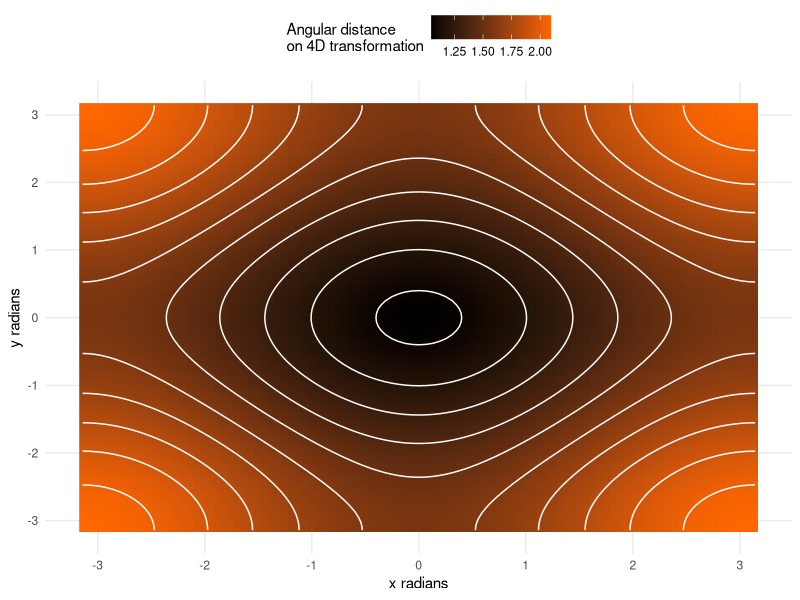
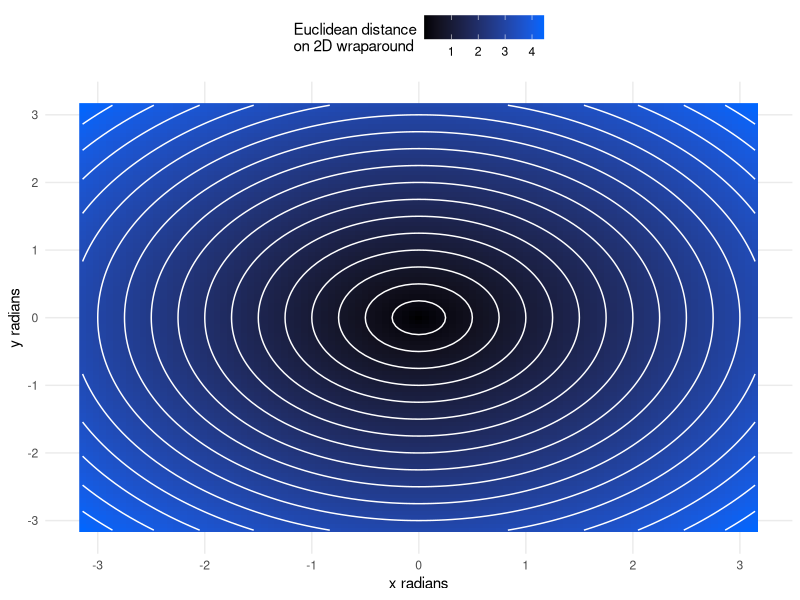

The R script that drew these images, in order:
library(tidyverse)
library(car)
# Compare Euclidean to angular

## Later realized error. Radius wasn't multiplied by 2, but by then I had a simpler visualization to tell the story.
# angular <- function(v1, v2) {
#   radius = 9/(2*pi)
#   v1 <- c(cos(v1[1]/radius), sin(v1[1]/radius), cos(v1[2]/radius), sin(v1[2]/radius))
#   v2 <- c(cos(v2[1]/radius), sin(v2[1]/radius), cos(v2[2]/radius), sin(v2[2]/radius))
#   # print(v1)
#   # print(v2)
#   return(acos((v1 %*% v2)/((2*radius^2)))*radius)
# }
# 
# dist(rbind(c(-2,0), c(0,2)))
# 
# plot(x=c(-2,0), y=c(0,2), xlim = c(-2,2), ylim = c(-2,2), pch = 16, xlab = "", ylab = "", main = "Segment of 2D wraparound with period of 9 (-4.5 to 4.5)")
# lines(x=c(-2,0), y=c(0,2), col = 'blue', lwd = 2)
# text(x=-1.15, y=1.45, labels = 'Euclidean = 2.828', col = 'blue', cex = 0.8)
# text(x=-1.5, y=1.2, labels = 'PseudoAnglular = 2.006', col = 'blue', cex = 0.8)
# points(x=-2, y=-2, pch = 16)
# lines(x=c(-2,-2), y=c(0,-2), col = 'red', lwd = 2)
# text(x=-1.62, y=-0.85, labels = 'Euclidean = 2', col = 'red', cex = 0.8)
# text(x=-1.36, y=-1.15, labels = 'PseudoAnglular = 1.378', col = 'red', cex = 0.8)
# points(x = 2, y = 0, pch = 16)
# lines(x=c(-2,2),y=c(0,0),lwd=2,col='green')
# text(x=-0.8, y=0.2, labels = 'Euclidean = 4', col = 'green', cex = 0.8)
# text(x=0.4, y=0.2, labels = 'PseudoAnglular = 2.208', col = 'green', cex = 0.8)
# points(x = 2, y = 1, pch = 16)
# lines(x=c(0,2),y=c(2,1),lwd=2,col='brown')
# text(x=0.35, y=1.5, labels = 'Euclidean = 2.236', col = 'brown', cex = 0.8)
# text(x=0.7, y=1.2, labels = 'PseudoAnglular = 1.569', col = 'brown', cex = 0.8)
# points(x = 2, y = -1, pch = 16)
# lines(x=c(2,2),y=c(0,-1),lwd=2,col='blue')
# text(x=1.6, y=-0.25, labels = 'Euclidean = 1', col = 'blue', cex = 0.8)
# text(x=1.35, y=-0.5, labels = 'PseudoAnglular = 0.765', col = 'blue', cex = 0.8)
# points(x = 1, y = -2, pch = 16)
# lines(x=c(1,2),y=c(-2,-1),lwd=2,col='red')
# text(x=1.1, y=-1.25, labels = 'Euclidean = 1.414', col = 'red', cex = 0.8)
# text(x=0.75, y=-1.5, labels = 'PseudoAnglular = 1.042', col = 'red', cex = 0.8)
# 
# df <- data.frame(leg1 = c(2,2,4,2,1,1,4.5,3,2.5,4,4,4.5,4,4,3,4.5,2.75,5,6),
#                  leg2 = c(2,0,0,1,0,1,0,3,2.5,4,3,4.5,1,2,1,2.25,0,0,0),
#                  pseudo = c(angular(c(-2,0), c(0,2))[1],
#                             angular(c(-2,0), c(-2,-2))[1],
#                             angular(c(-2,0), c(2,0))[1],
#                             angular(c(0,2),c(2,1))[1],
#                             angular(c(2,0),c(2,-1))[1],
#                             angular(c(1,-2),c(2,-1))[1],
#                             angular(c(0,0),c(0,4.5))[1],
#                             angular(c(0,0),c(3,3))[1],
#                             angular(c(0,0),c(2.5,2.5))[1],
#                             angular(c(0,0),c(4,3))[1],
#                             angular(c(0,0),c(4,4))[1],
#                             angular(c(0,0),c(4.5,4.5))[1],
#                             angular(c(0,0),c(4,1))[1],
#                             angular(c(0,0),c(4,2))[1],
#                             angular(c(0,0),c(3,1))[1],
#                             angular(c(0,0),c(4.5,2.25))[1],
#                             angular(c(0,0),c(2.75,0))[1],
#                             angular(c(0,0),c(5,0))[1],
#                             angular(c(0,0),c(6,0))[1]),
#                  euclid = c(dist(rbind(c(-2,0), c(0,2)))[1],
#                             dist(rbind(c(-2,0), c(-2,-2)))[1],
#                             dist(rbind(c(-2,0), c(2,0)))[1],
#                             dist(rbind(c(0,2),c(2,1)))[1],
#                             dist(rbind(c(2,0),c(2,-1)))[1],
#                             dist(rbind(c(1,-2),c(2,-1)))[1],
#                             dist(rbind(c(0,0),c(0,4.5)))[1],
#                             dist(rbind(c(0,0),c(3,3)))[1],
#                             dist(rbind(c(0,0),c(2.5,2.5)))[1],
#                             dist(rbind(c(0,0),c(4,3)))[1],
#                             dist(rbind(c(0,0),c(4,4)))[1],
#                             dist(rbind(c(0,0),c(4.5,4.5)))[1],
#                             dist(rbind(c(0,0),c(4,1)))[1],
#                             dist(rbind(c(0,0),c(4,2)))[1],
#                             dist(rbind(c(0,0),c(3,1)))[1],
#                             dist(rbind(c(0,0),c(4.5,2.25)))[1],
#                             dist(rbind(c(0,0),c(2.75,0)))[1],
#                             dist(rbind(c(0,0),c(5,0)))[1],
#                             dist(rbind(c(0,0),c(6,0)))[1]))
# 
# plot(leg2~leg1,df)
# 
# summary(m1 <- lm(pseudo ~ 0 + euclid, df))
# plot(pseudo ~ euclid, df, main = 'When period length is 9\ncolor intensity = short_leg / long_leg, (0 to 1)',
#      col = rgb((df$leg2/df$leg1), 0, 0), pch = 16, ylab = 'pseudo angular', xlab = 'Euclidean')
# lines(m1$fitted~df$euclid)
# plot(m1, which = 1)
# plot(m1, which = 2)
# m1$coef[1]
# 
# plot(pseudo/m1$coef[1] ~ euclid, df, main = 'When period length is 9\ncolor intensity = short_leg / long_leg, (0 to 1)',
#      col = rgb((df$leg2/df$leg1), 0, 0), pch = 16, ylab = 'scaled pseudo', xlab = 'Euclidean')
# 
# summary(m2 <- lm(pseudo ~ 0 + euclid + I(euclid^3), filter(df, leg1 == leg2)))
# summary(m3 <- lm(pseudo ~ 0 + euclid + I(euclid^3), filter(df, leg2 == 0)))
# plot(pseudo ~ euclid, df, main = 'When period length is 9\ncolor intensity = short_leg / long_leg, (0 to 1)',
#      col = rgb((df$leg2/df$leg1), 0, 0), pch = 16*(df$leg1<=4.5), ylab = 'pseudo angular', xlab = 'Euclidean')
# curve(x*m2$coef[1]+x^3*m2$coef[2], add = T)
# curve(x*m3$coef[1]+x^3*m3$coef[2], add = T)
# lines(rbind(c(6.363961, 4.1775934), c(4.500000, 2.2500000)), lty = 2)


angular <- function(v1, v2, radius = 1) {
  v1 <- c(cos(v1[1]/radius), sin(v1[1]/radius), cos(v1[2]/radius), sin(v1[2]/radius))
  v2 <- c(cos(v2[1]/radius), sin(v2[1]/radius), cos(v2[2]/radius), sin(v2[2]/radius))
  return((acos((v1 %*% v2)/((2*radius)^2))*radius)[1])
}

x <- data.frame(x = seq(-pi,pi,pi/50), binder = 0)
y <- data.frame(y = seq(-pi,pi,pi/50), binder = 0)
df2 <- select(full_join(x, y, by = 'binder'), -binder)
df2$angular <- 0
for (i in 1:nrow(df2)) {
  df2$angular[i] <- angular(c(0,0), c(df2$x[i], df2$y[i]))
}
df2 <- df2 %>% 
  mutate(euclidean = sqrt(x^2+y^2))

df2 %>% 
  ggplot(aes(x=x, y=y, fill = angular)) +
  geom_raster() +
  scale_fill_continuous(low = '#000000', high = '#ff6600') +
  geom_contour(aes(z=angular),color='white', breaks = seq(0.107, 2.75, 0.107)) + # don't know why breaks behave this way
  scale_x_continuous(breaks = seq(-3,3,1), minor_breaks = NULL) + 
  scale_y_continuous(breaks = seq(-3,3,1), minor_breaks = NULL) +
  labs(x="x radians", y="y radians", fill = "Angular distance\non 4D transformation") +
  theme_minimal() +
  theme(legend.position = 'top')

df2 %>% 
  ggplot(aes(x=x, y=y, fill = euclidean)) +
  geom_raster() +
  scale_fill_continuous(low = '#000000', high = '#0066ff') +
  geom_contour(aes(z = euclidean),color='white', breaks = seq(0.25,4.5,0.25)) +
  scale_x_continuous(breaks = seq(-3,3,1), minor_breaks = NULL) + 
  scale_y_continuous(breaks = seq(-3,3,1), minor_breaks = NULL) +
  labs(x="x radians", y="y radians", fill = "Euclidean distance\non 2D wraparound") +
  theme_minimal() +
  theme(legend.position = 'top')
